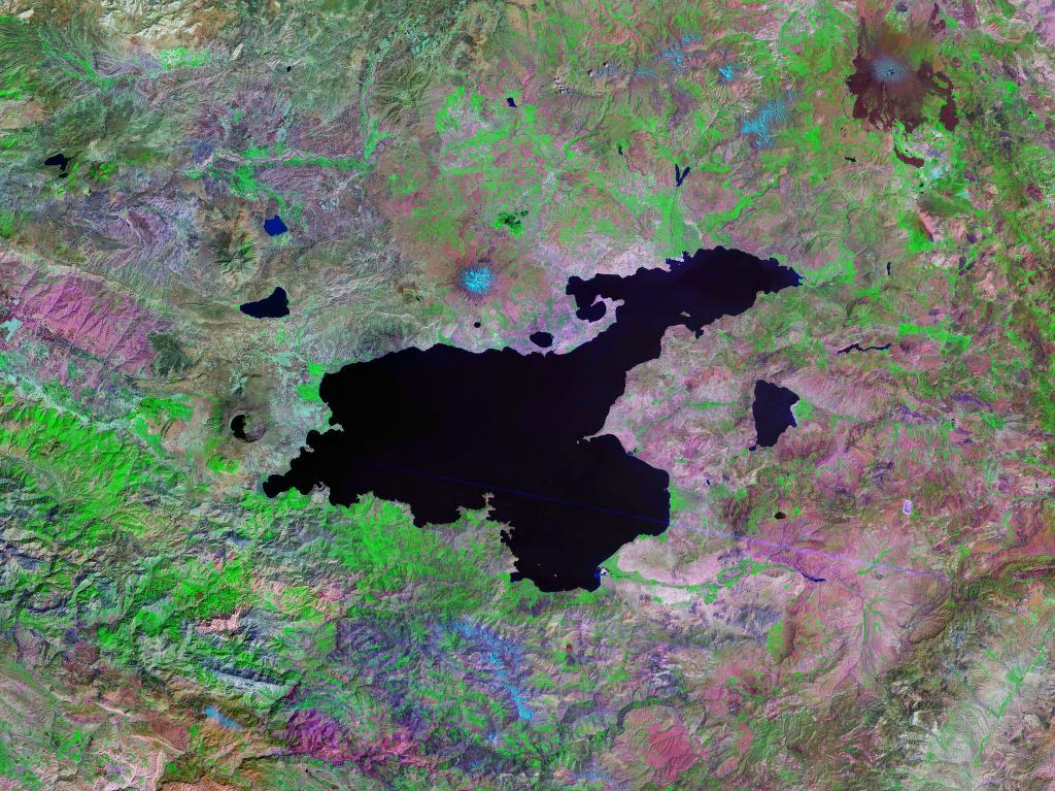
#> input picture vangolu.png, 1055 x 791 px
$ python main.py
#> lines starting #> are read from the running program, lines starting #| are printed output that depends on the picture; after the words box and inside, x2 and y2 are one past the last pixel; in counts of white or black regions, pixels touching at a corner belong together; long printed decimals are rounded
import cv2 as cv
import numpy as np


BGR = np.array([19, 7, 13])

# görseli alıyoruz
def read_image(path):
#> called with path = 'vangolu.png'
    return cv.imread(path)
#> returned value is the input picture: shape (791, 1055, 3); mean B, G, R 102.4, 115.1, 105.7

# görsele treshold uyguluyoruz
def find_mask(image):
    #renk değerlerini daha alçak ve daha yüksek değerlere tolerans gösterecek şekilde gönderiyoruz.
    return cv.inRange(image, BGR-70, BGR + 70)
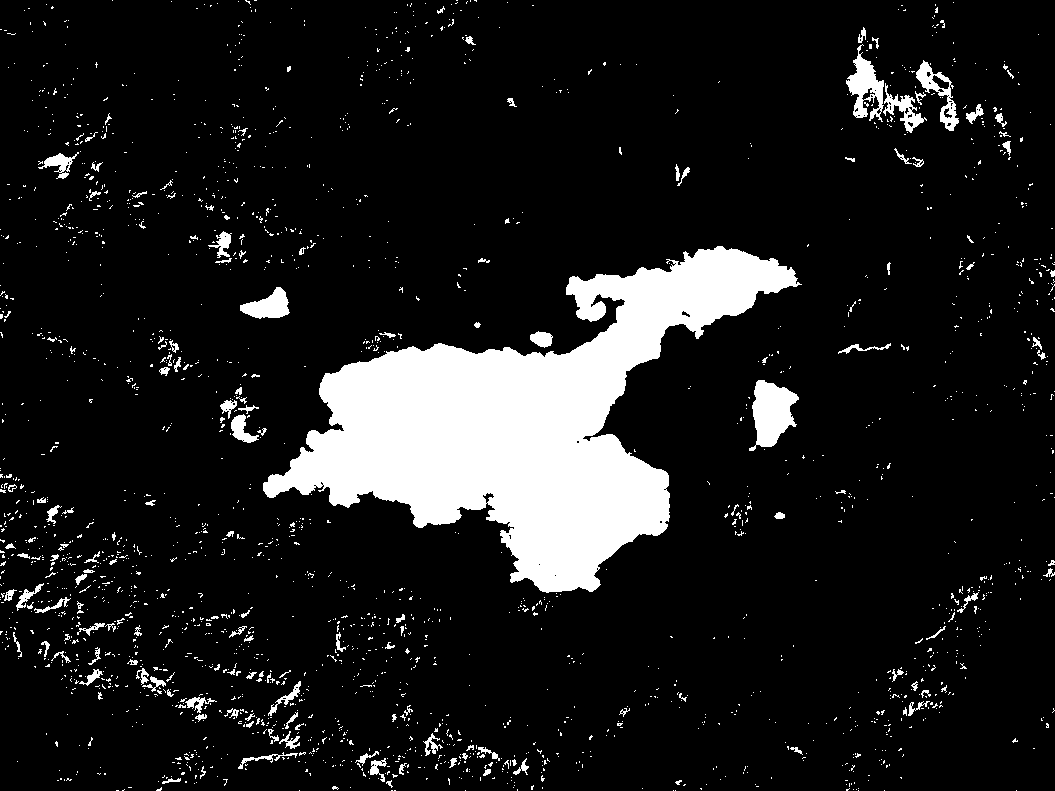
#> returned value: shape (791, 1055); 11.3% white; 2197 white regions (2039 under 20 px)


def find_contours(mask):
    ( cnts, hierarchy) = cv.findContours(mask.copy(), cv.RETR_EXTERNAL, cv.CHAIN_APPROX_SIMPLE)
#> cnts = 2197 contours, 2110 with area under 20; largest, box (x1, y1, x2, y2) and area: (263, 246, 802, 593) 72151, (749, 380, 799, 451) 2042, (846, 44, 884, 122) 1268, (916, 60, 959, 131) 996, (240, 287, 290, 319) 858

    return cnts

# contouru görüntülemek için bir fonksiyon kullanıyoruz
def show_contours(contours, image):
    cv.drawContours(image, contours, -1, (180, 50, 50), 2)

    cv.imshow("contours", image)


def get_main_contour(contours):
    copy = contours.copy()
    copy.sort(key=len, reverse=True)
    return copy[0]

if __name__ == "__main__":
    image = read_image("vangolu.png")

    mask = find_mask(image)

    #contour u bulup çiziyor ve gösteriyoruz.
    contours = find_contours(mask)
#> contours has the same summary as cnts in find_contours
    main_contour = get_main_contour(contours)
#> in get_main_contour, `copy = contours.copy()`: copy has the same summary as cnts in find_contours
#> main_contour = contour of 1211 points, box (x1, y1, x2, y2) (263, 246, 802, 593), area 72151
    show_contours([main_contour], image)
#> in show_contours, `cv.drawContours(image, contours, -1, (180, 50, 50), 2)`:
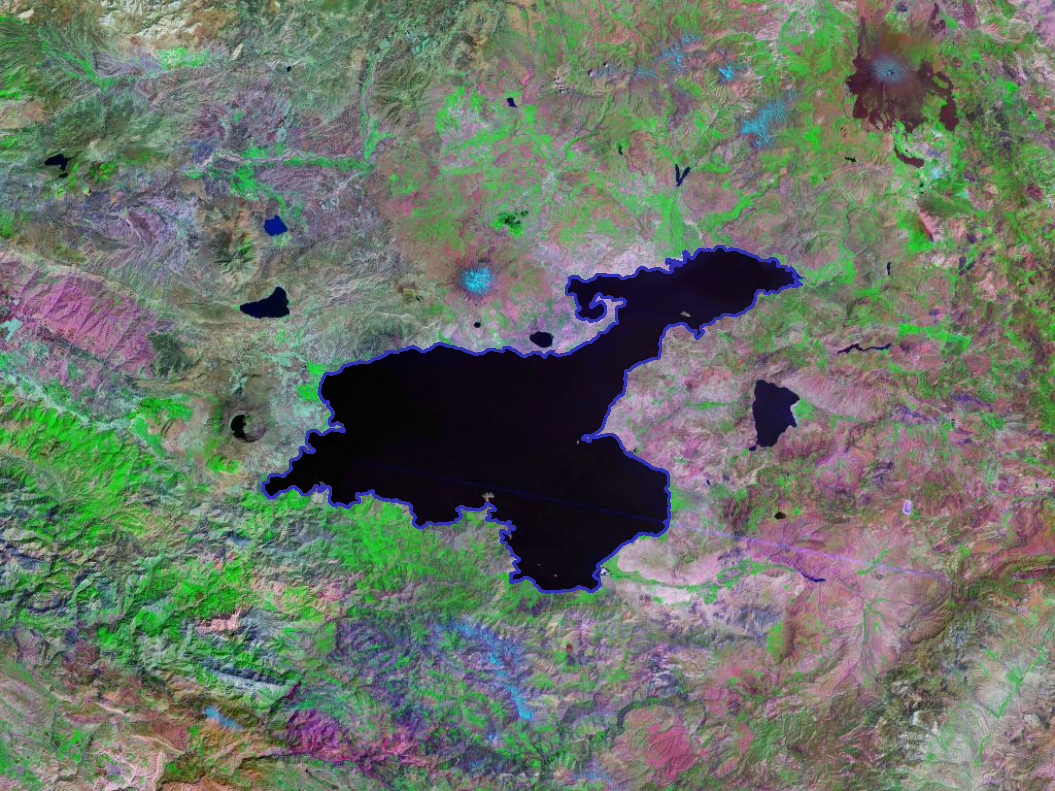
#> image: shape (791, 1055, 3); 0.94% of pixels changed, all inside (x1, y1, x2, y2) = (262, 245, 803, 594)


    #pixel cinsinden toplam göl alanını buluyoruz
    area = cv.contourArea(main_contour)
#> area = 72151

    #resmin pixel cinsinden değerlerini opencv fonksiyonu ile buluyoruz
    wid = image.shape[1]
#> wid = 1055
    hgt = image.shape[0]
#> hgt = 791

    #areatotal = tüm resmin pixel cinsinden değeri
    areatotal = wid*hgt
#> areatotal = 834505
    #percoflake = gölün tüm alana yüzdelik oranı
    percoflake = area/areatotal * 100
#> percoflake = 8.65

    #gerçek tüm boyutu elimizdeki verilere göre belirliyoruz
    totalarea = 230*250
    #elimizdeki yüzdelik değeri gerçek alana oranlayarak gerçek alanı tahmin etmeye çalışıyoruz
    areaoflake = totalarea*percoflake/100
#> areaoflake = 4971.4

    #van gölünün vikipedia' dan aldığım yüzölçümü
    vangolugercekalan = 3755

    #hata payını hesaplıyoruz.
    print("Hata payi = ", 100 - vangolugercekalan / areaoflake * 100)
#| Hata payi =  24.468


    key = cv.waitKey(0)
#> (key Esc is pressed here)
